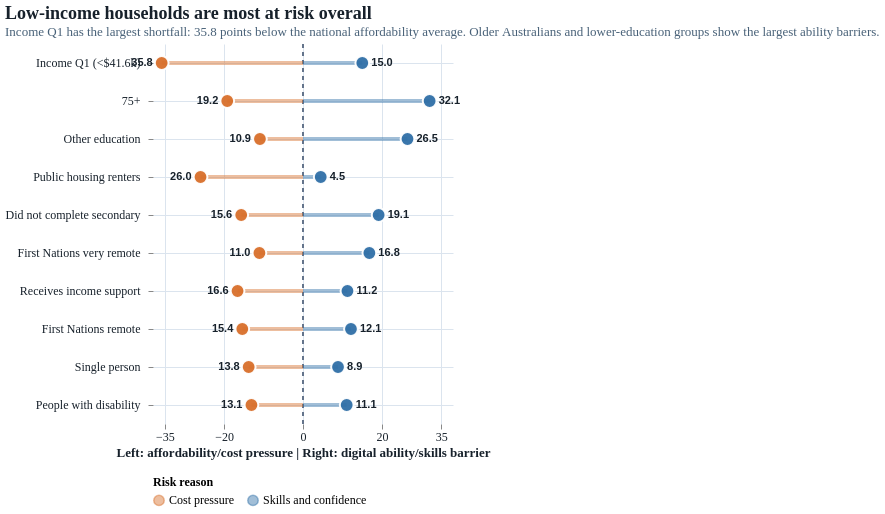

Specify this chart in Vega-Lite:
### Vega-Lite specification from a JSON file in a GitHub repository (floating-point values rounded to 4 significant figures)
{"$schema": "https://vega.github.io/schema/vega-lite/v5.json", "description": "Diverging risk-driver plot comparing affordability and digital ability shortfalls for selected high-risk groups, 2024.", "title": {"text": "Low-income households are most at risk overall", "subtitle": "Income Q1 has the largest shortfall: 35.8 points below the national affordability average. Older Australians and lower-education groups show the largest ability barriers."}, "width": "container", "height": {"step": 38}, "data": {"values": [{"group": "Income Q1 (<$41.6k)", "driver": "Cost pressure", "score": 34.45, "national_average": 70.25, "gap": 35.8, "signed_gap": -35.8, "gap_label": "35.8"}, {"group": "Income Q1 (<$41.6k)", "driver": "Skills and confidence", "score": 58.58, "national_average": 73.6, "gap": 15.02, "signed_gap": 15.02, "gap_label": "15.0"}, {"group": "75+", "driver": "Cost pressure", "score": 51.06, "national_average": 70.25, "gap": 19.19, "signed_gap": -19.19, "gap_label": "19.2"}, {"group": "75+", "driver": "Skills and confidence", "score": 41.52, "national_average": 73.6, "gap": 32.08, "signed_gap": 32.08, "gap_label": "32.1"}, {"group": "Other education", "driver": "Cost pressure", "score": 59.34, "national_average": 70.25, "gap": 10.91, "signed_gap": -10.91, "gap_label": "10.9"}, {"group": "Other education", "driver": "Skills and confidence", "score": 47.13, "national_average": 73.6, "gap": 26.47, "signed_gap": 26.47, "gap_label": "26.5"}, {"group": "Public housing renters", "driver": "Cost pressure", "score": 44.29, "national_average": 70.25, "gap": 25.96, "signed_gap": -25.96, "gap_label": "26.0"}, {"group": "Public housing renters", "driver": "Skills and confidence", "score": 69.11, "national_average": 73.6, "gap": 4.49, "signed_gap": 4.49, "gap_label": "4.5"}, {"group": "Did not complete secondary", "driver": "Cost pressure", "score": 54.6, "national_average": 70.25, "gap": 15.65, "signed_gap": -15.65, "gap_label": "15.6"}, {"group": "Did not complete secondary", "driver": "Skills and confidence", "score": 54.44, "national_average": 73.6, "gap": 19.16, "signed_gap": 19.16, "gap_label": "19.1"}, {"group": "First Nations very remote", "driver": "Cost pressure", "score": 59.21, "national_average": 70.25, "gap": 11.04, "signed_gap": -11.04, "gap_label": "11.0"}, {"group": "First Nations very remote", "driver": "Skills and confidence", "score": 56.79, "national_average": 73.6, "gap": 16.81, "signed_gap": 16.81, "gap_label": "16.8"}, {"group": "Receives income support", "driver": "Cost pressure", "score": 53.67, "national_average": 70.25, "gap": 16.58, "signed_gap": -16.58, "gap_label": "16.6"}, {"group": "Receives income support", "driver": "Skills and confidence", "score": 62.34, "national_average": 73.6, "gap": 11.26, "signed_gap": 11.26, "gap_label": "11.2"}, {"group": "First Nations remote", "driver": "Cost pressure", "score": 54.87, "national_average": 70.25, "gap": 15.38, "signed_gap": -15.38, "gap_label": "15.4"}, {"group": "First Nations remote", "driver": "Skills and confidence", "score": 61.45, "national_average": 73.6, "gap": 12.15, "signed_gap": 12.15, "gap_label": "12.1"}, {"group": "Single person", "driver": "Cost pressure", "score": 56.49, "national_average": 70.25, "gap": 13.76, "signed_gap": -13.76, "gap_label": "13.8"}, {"group": "Single person", "driver": "Skills and confidence", "score": 64.73, "national_average": 73.6, "gap": 8.87, "signed_gap": 8.87, "gap_label": "8.9"}, {"group": "People with disability", "driver": "Cost pressure", "score": 57.19, "national_average": 70.25, "gap": 13.06, "signed_gap": -13.06, "gap_label": "13.1"}, {"group": "People with disability", "driver": "Skills and confidence", "score": 62.53, "national_average": 73.6, "gap": 11.07, "signed_gap": 11.07, "gap_label": "11.1"}]}, "transform": [{"calculate": "0", "as": "zero"}], "layer": [{"data": {"values": [{"x": 0}]}, "mark": {"type": "rule", "strokeDash": [4, 4], "strokeWidth": 2, "color": "#64748b"}, "encoding": {"x": {"field": "x", "type": "quantitative", "scale": {"domain": [-38, 38]}}}}, {"mark": {"type": "rule", "strokeWidth": 4, "opacity": 0.45}, "encoding": {"x": {"field": "zero", "type": "quantitative", "title": "Left: affordability/cost pressure | Right: digital ability/skills barrier", "scale": {"domain": [-38, 38]}, "axis": {"values": [-35, -20, 0, 20, 35]}}, "x2": {"field": "signed_gap"}, "y": {"field": "group", "type": "nominal", "title": null, "sort": ["Income Q1 (<$41.6k)", "75+", "Other education", "Public housing renters", "Did not complete secondary", "First Nations very remote", "Receives income support", "First Nations remote", "Single person", "People with disability"], "axis": {"labelLimit": 260, "labelPadding": 8}}, "color": {"field": "driver", "type": "nominal", "title": "Risk reason", "scale": {"domain": ["Cost pressure", "Skills and confidence"], "range": ["#d86f2a", "#2f6fa7"]}}}}, {"mark": {"type": "point", "filled": true, "size": 190, "stroke": "white", "strokeWidth": 2, "opacity": 0.95}, "encoding": {"x": {"field": "signed_gap", "type": "quantitative", "scale": {"domain": [-38, 38]}}, "y": {"field": "group", "type": "nominal", "sort": ["Income Q1 (<$41.6k)", "75+", "Other education", "Public housing renters", "Did not complete secondary", "First Nations very remote", "Receives income support", "First Nations remote", "Single person", "People with disability"]}, "color": {"field": "driver", "type": "nominal", "title": "Risk reason", "scale": {"domain": ["Cost pressure", "Skills and confidence"], "range": ["#d86f2a", "#2f6fa7"]}}, "tooltip": [{"field": "group", "type": "nominal", "title": "Group"}, {"field": "driver", "type": "nominal", "title": "Risk reason"}, {"field": "score", "type": "quantitative", "title": "Group score", "format": ".2f"}, {"field": "national_average", "type": "quantitative", "title": "National average", "format": ".2f"}, {"field": "gap", "type": "quantitative", "title": "Points below average", "format": ".2f"}]}}, {"transform": [{"filter": "datum.driver == 'Cost pressure'"}], "mark": {"type": "text", "align": "right", "dx": -9, "baseline": "middle", "fontSize": 11, "fontWeight": "bold", "color": "#17212b"}, "encoding": {"x": {"field": "signed_gap", "type": "quantitative", "scale": {"domain": [-38, 38]}}, "y": {"field": "group", "type": "nominal", "sort": ["Income Q1 (<$41.6k)", "75+", "Other education", "Public housing renters", "Did not complete secondary", "First Nations very remote", "Receives income support", "First Nations remote", "Single person", "People with disability"]}, "text": {"field": "gap_label"}}}, {"transform": [{"filter": "datum.driver == 'Skills and confidence'"}], "mark": {"type": "text", "align": "left", "dx": 9, "baseline": "middle", "fontSize": 11, "fontWeight": "bold", "color": "#17212b"}, "encoding": {"x": {"field": "signed_gap", "type": "quantitative", "scale": {"domain": [-38, 38]}}, "y": {"field": "group", "type": "nominal", "sort": ["Income Q1 (<$41.6k)", "75+", "Other education", "Public housing renters", "Did not complete secondary", "First Nations very remote", "Receives income support", "First Nations remote", "Single person", "People with disability"]}, "text": {"field": "gap_label"}}}], "config": {"view": {"stroke": null}, "axis": {"labelFont": "IBM Plex Sans", "titleFont": "IBM Plex Sans", "labelFontSize": 12, "titleFontSize": 13, "labelColor": "#17212b", "titleColor": "#17212b", "gridColor": "#dbe4ee", "domain": false, "labelLimit": 320}, "axisX": {"grid": true}, "axisY": {"grid": true}, "title": {"fontSize": 18, "subtitleFontSize": 13, "anchor": "start", "font": "Space Grotesk", "subtitleFont": "IBM Plex Sans", "color": "#17212b", "subtitleColor": "#486178"}, "legend": {"labelFont": "IBM Plex Sans", "titleFont": "IBM Plex Sans", "labelFontSize": 12, "titleFontSize": 12, "symbolSize": 110, "orient": "bottom"}}}
